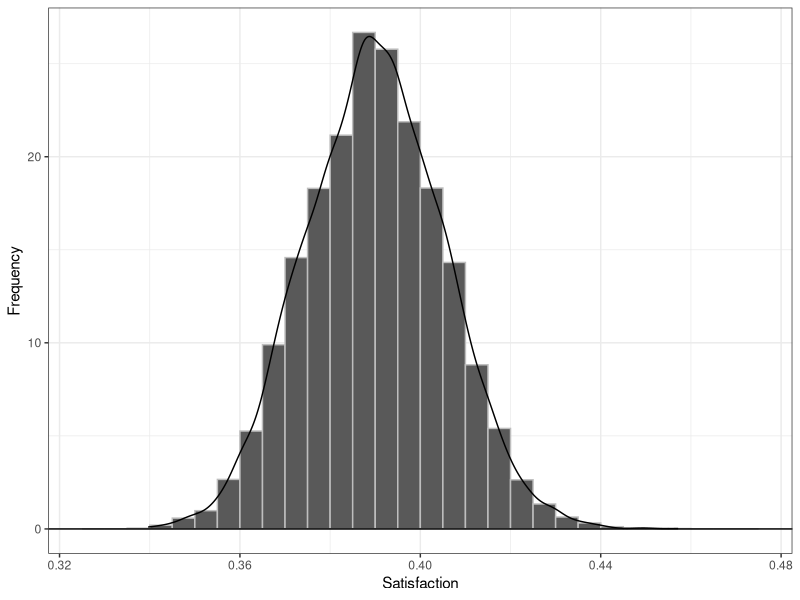
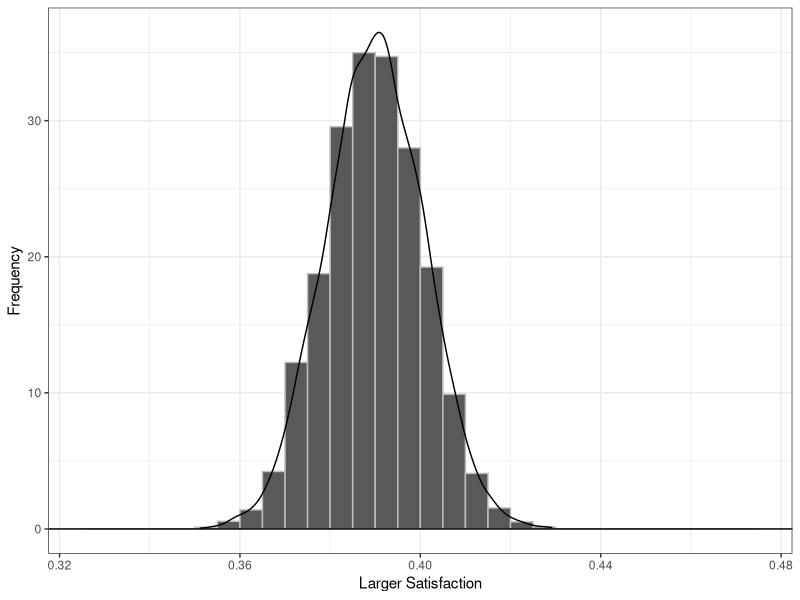
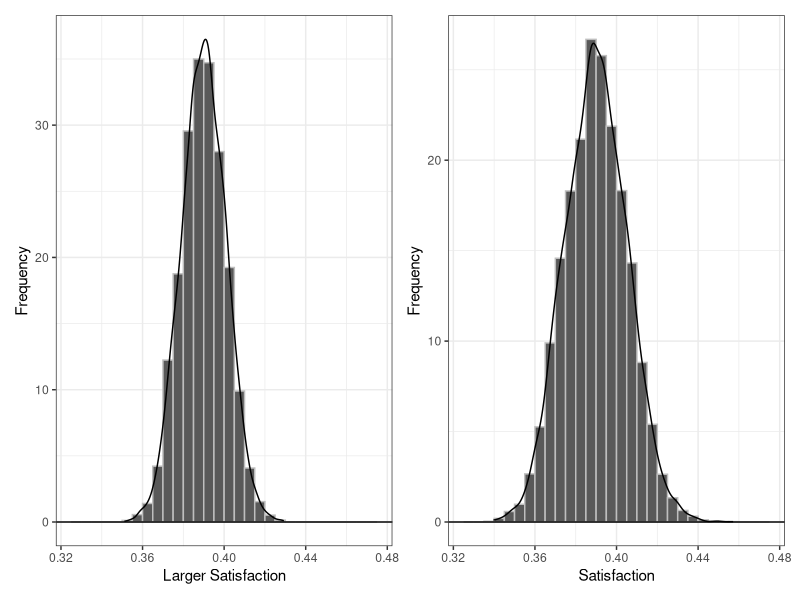
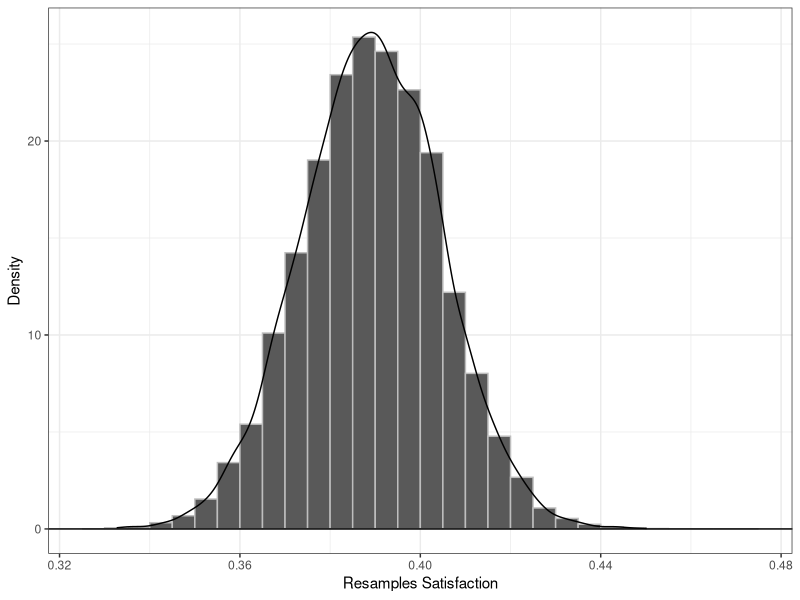

Write R code to recreate these figures, in order. (Note: a time limit stopped this script after it produced the figures.)
# loading libraries
library(tidyverse)
library(patchwork)

R <- 10000
sample.size <- 1004
satisfaction <- 0.39
samples <- tibble(sat = numeric(R))

for(i in 1:R){
  samples$sat[i] <- (rbinom(1, sample.size, satisfaction)/sample.size)
}

(polls.hist <- ggplot(samples) +
    geom_histogram(aes(x=sat, y=after_stat(density)),
                   breaks = seq(0.325, 0.475, 0.005),
                   color="grey")+
    stat_density(aes(x = sat), geom="line") +
    geom_hline(yintercept=0)+
    theme_bw()+
    xlab("Satisfaction")+
    ylab("Frequency")
)


lower_bound <- quantile(samples$sat, 0.025)
upper_bound <- quantile(samples$sat, 0.975)
range <- upper_bound[[1]] - lower_bound[[1]]
moe <- range/2
# moe is less than the estimated 4%, is in range

larger.size <- sample.size *2
larger.samples <- tibble(sat = numeric(R))
for(i in 1:R){
  larger.samples$sat[i] <- (rbinom(1, larger.size, satisfaction)/larger.size)
}

(larger.polls.hist <- ggplot(larger.samples) +
    geom_histogram(aes(x=sat, y=after_stat(density)),
                   breaks = seq(0.325, 0.475, 0.005),
                   color="grey")+
    stat_density(aes(x = sat), geom="line") +
    geom_hline(yintercept=0)+
    theme_bw()+
    xlab("Larger Satisfaction")+
    ylab("Frequency")
)
lower_bound2 <- quantile(larger.samples$sat, 0.025)
upper_bound2 <- quantile(larger.samples$sat, 0.975)
range2 <- upper_bound[[1]] - lower_bound[[1]]
moe2 <- range/2
# moe didn't quite half and is slightly over the 2% range

larger.polls.hist +polls.hist


gallup.survey <- data.frame(values = sample(c(rep(1, 391), rep(0, 613))))

resamples <- tibble(value = numeric(R))
for(i in 1:R){
  # Take a resample
  curr.resample <- sample(x = gallup.survey$values,
                          size = nrow(gallup.survey),
                          replace = T)
  # compute the stat on the resample
  resamples$value[i] <- mean(curr.resample)
}

(resamples.hist <- ggplot(resamples) +
    geom_histogram(aes(x=value, y=after_stat(density)),
                   breaks = seq(0.325, 0.475, 0.005),
                   color="grey")+
    stat_density(aes(x = value), geom="line") +
    geom_hline(yintercept=0)+
    theme_bw()+
    xlab("Resamples Satisfaction")+
    ylab("Density")
)
lower_bound3 <- quantile(resamples$value, 0.025)
upper_bound3 <- quantile(resamples$value, 0.975)
range.resample <- upper_bound3[[1]] - lower_bound3[[1]]
moe.resample <- range.resample/2
# moe is lower than the stimulation

n <- seq(100,3000,10)
p <- seq(0.01, 0.99, 0.01)
simulations <- tibble()
counter <- 1

find_moe <- function(size,prob){
  currents <- tibble(percent = numeric(10000))
  for(i in 1:10000){
    currents$percent[i] <- (rbinom(1, size, prob)/size)
  }
  lower_bound <- quantile(currents$percent, 0.025)
  upper_bound <- quantile(currents$percent, 0.975)
  moe<- (upper_bound[[1]] - lower_bound[[1]])/2
  return(moe)
}

for(j in 1:length(p)){
  new <- tibble(n) %>%
    mutate(
      p= p[j],
      moe = 0
    )
  simulations <- bind_rows(simulations, new)
}
for(j in 1:length(p)){
  for(i in 1:length(n)){
    v1 <- n[i]
    v2 <- p[j]
    simulations$moe[counter] <- find_moe(v1,v2)
    counter <- counter +1
  }
}
